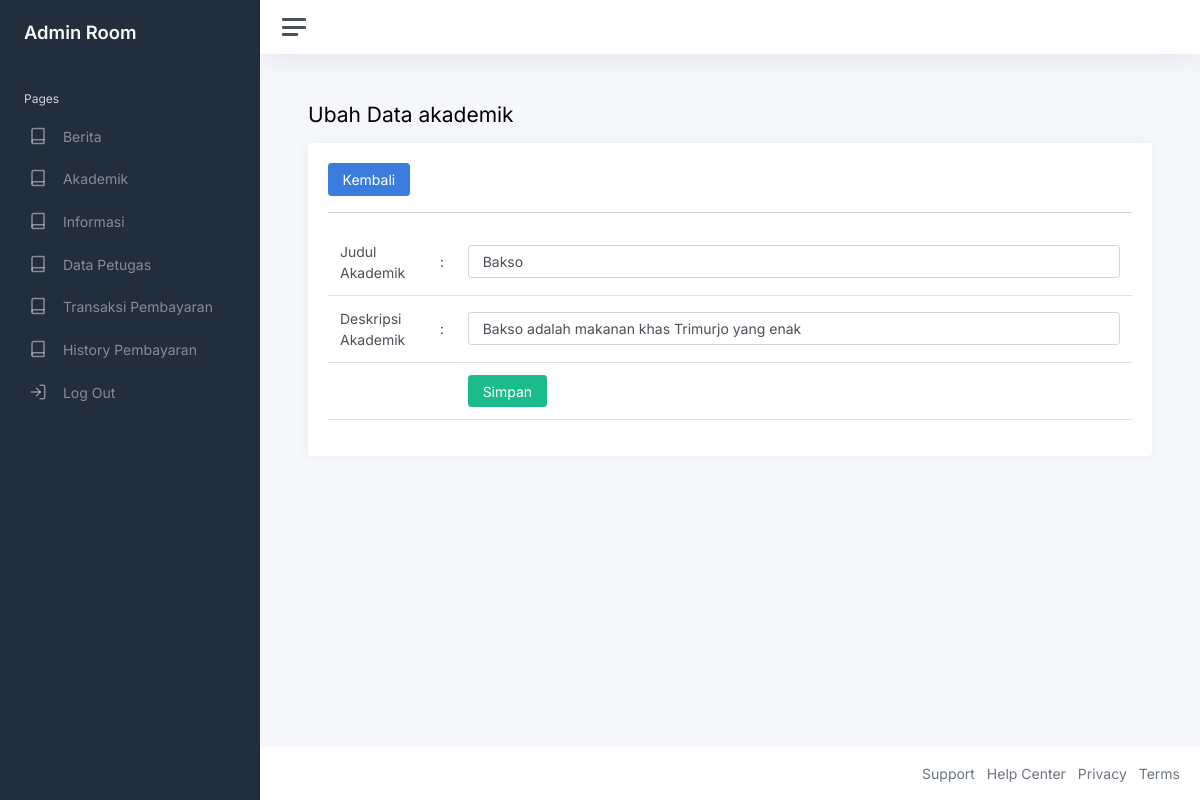
Page /01-ummetro/index.php?page=ubah_akademik&id=4 (signed in) on the committed database.
### tables this page shows
CREATE TABLE `akademik` (
  `id_akademik` int(11) NOT NULL,
  `judul_akademik` varchar(225) DEFAULT NULL,
  `deskripsi_akademik` varchar(225) DEFAULT NULL
);

### 01-ummetro/ubah_akademik.php (the view, shortened to what this page needs)
<?php
$id = $_GET['id'];
$query = mysqli_query($konek, "SELECT*FROM akademik WHERE id_akademik=$id");
$data = mysqli_fetch_array($query);
?>
<h1 class="h3 mb-3">Ubah Data akademik</h1>
<div class="row">
    <div class="col-12">
        <div class="card">
            <div class="card-body">
                <a href="?page=akademik" class="btn btn-primary">Kembali</a>
                <hr>
                <form action="" method="post">
                    <table class="table">
                        <tr>
                            <td width="100">Judul Akademik </td>
                            <td width="1">:</td>
                            <td><input value="<?php echo $data['judul_akademik'];?>" type="text" name="judul_akademik" class="form-control"></td>
                        </tr>
                        <tr>
                            <td width="100">Deskripsi Akademik</td>
                            <td width="1">:</td>
                            <td><input value="<?php echo $data['deskripsi_akademik'];?>" type="text" name="deskripsi_akademik" class="form-control"></td>
                        </tr>
                        <tr>
                            <td></td>
                            <td></td>
                            <td><button class="btn btn-success" type="submit">Simpan</button></td>
                        </tr>
                    </table>
                </form>
            </div>
        </div>
    </div>
</div>

### rows in the picture
akademik: judul_akademik "Bakso", deskripsi_akademik "Bakso adalah makanan khas Trimurjo yang enak"
